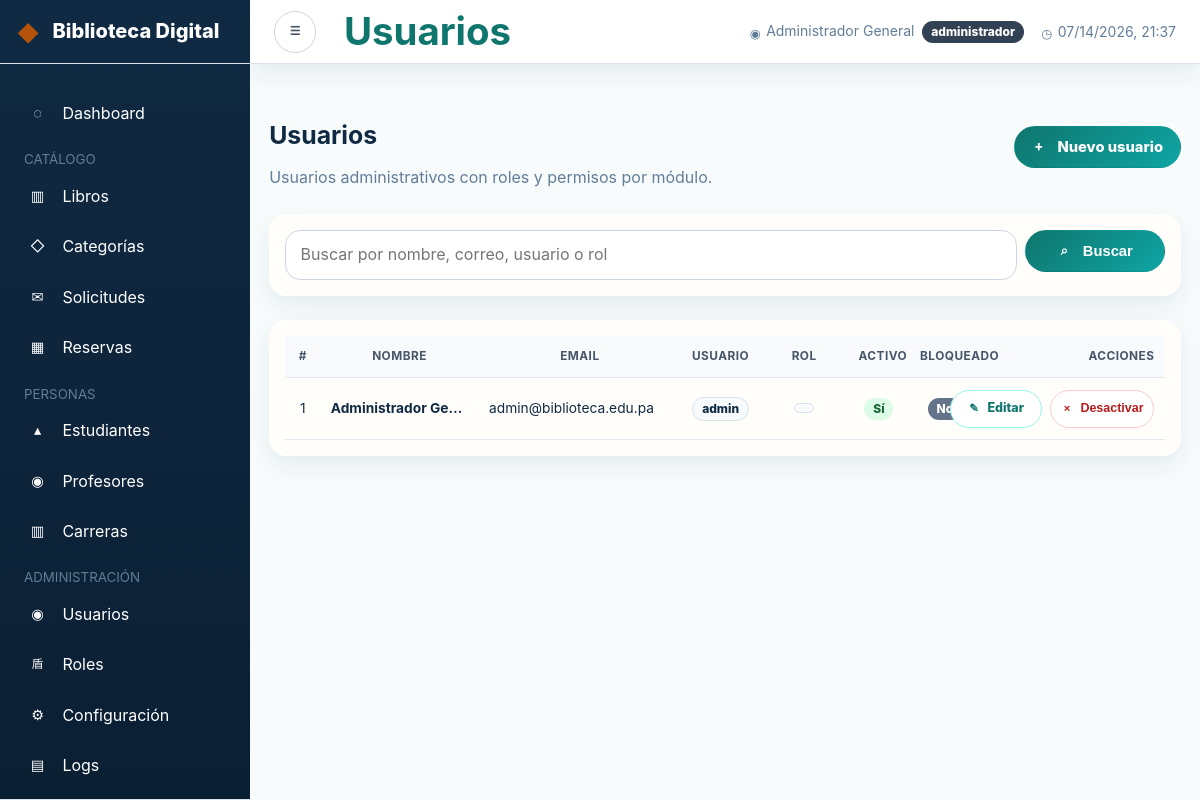
The app's page /public/index.php?mod=usuarios (signed in), older data.
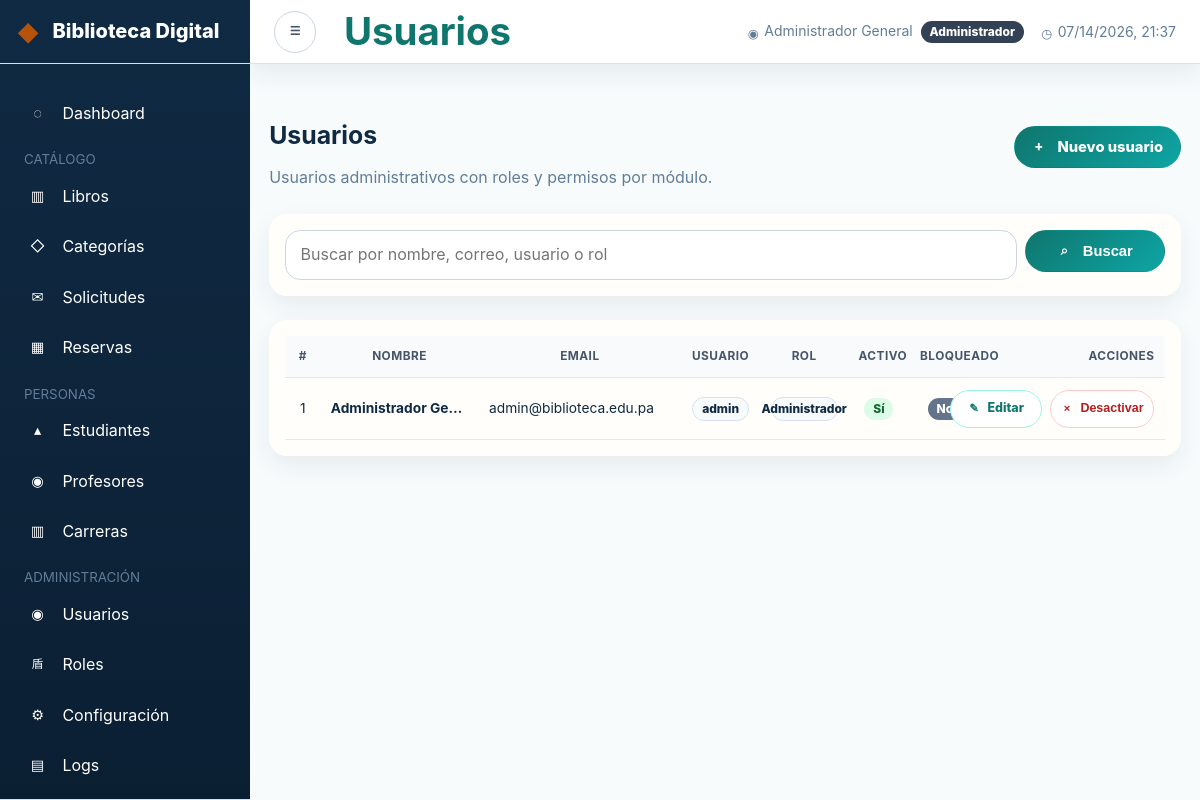
The same page, newer data.
### tables this page shows
CREATE TABLE `usuarios` (
    `id_usuario`        INT UNSIGNED NOT NULL AUTO_INCREMENT,
    `nombre`            VARCHAR(100) NOT NULL,
    `apellido`          VARCHAR(100) NOT NULL,
    `email`             VARCHAR(255) NOT NULL,
    `username`          VARCHAR(50) NOT NULL,
    `password_hash`     VARCHAR(255) NOT NULL,
    `rol`               ENUM('administrador','operador') NOT NULL DEFAULT 'operador',
    `id_rol`            INT UNSIGNED NULL,
    `activo`            TINYINT(1) NOT NULL DEFAULT 1,
    `intentos_fallidos` TINYINT(1) NOT NULL DEFAULT 0,
    `bloqueado`         TINYINT(1) NOT NULL DEFAULT 0,
    `ultimo_login`      DATETIME NULL,
    `firma_datos`       CHAR(64),
    `created_at`        DATETIME NOT NULL DEFAULT CURRENT_TIMESTAMP,
    `updated_at`        DATETIME NOT NULL DEFAULT CURRENT_TIMESTAMP ON UPDATE CURRENT_TIMESTAMP,
    PRIMARY KEY (`id_usuario`),
    UNIQUE KEY `uq_usuario_email` (`email`),
    UNIQUE KEY `uq_usuario_username` (`username`),
    KEY `idx_usuario_rol` (`id_rol`),
    CONSTRAINT `fk_usuario_rol`
        FOREIGN KEY (`id_rol`) REFERENCES `roles` (`id_rol`)
        ON DELETE SET NULL
);

### controllers/UsuarioController.php (called while the page is built, shortened)
<?php
class UsuarioController
{
    private UsuarioModel $modelo;
    public function __construct()
    {
        $this->modelo = new UsuarioModel();
    }
    public function index(): void
    {
        $busqueda = Sanitizador::texto($_GET['q'] ?? '');
        $pagina = max(1, Sanitizador::entero($_GET['pag'] ?? 1));
        $usuarios = $this->modelo->obtenerTodos($pagina, $busqueda);
        require_once SRC_PATH . '/views/usuarios/index.php';
    }
}

### public/index.php (called while the page is built, shortened)
<?php
$modDefault = isset($_SESSION['usuario']) ? 'dashboard' : 'portal';
$mod = Sanitizador::alfanumerico($_GET['mod'] ?? $modDefault);
$accion = Sanitizador::alfanumerico($_GET['accion'] ?? 'index');
switch ($mod) {
    case 'usuarios':
        $controller = new UsuarioController();
        break;
}
$controller->{$accion}();

### utilidades/Sanitizador.php (called while the page is built, shortened)
<?php
class Sanitizador
{
    public static function texto(string $valor): string
    {
        $valor = trim(strip_tags($valor));
        return preg_replace('/\s+/', ' ', $valor) ?? '';
    }
    public static function entero($valor): int
    {
        return filter_var($valor, FILTER_VALIDATE_INT) ?: 0;
    }
    public static function html(string $valor): string
    {
        return htmlspecialchars($valor, ENT_QUOTES | ENT_SUBSTITUTE, 'UTF-8');
    }
}

### models/UsuarioModel.php (called while the page is built, shortened)
<?php
class UsuarioModel implements IRepositorio
{
    private PDO $pdo;
    public function __construct()
    {
        $this->pdo = Conexion::obtenerInstancia()->getConexion();
    }
    public function obtenerTodos(int $pagina = 1, string $busqueda = ''): array
    {
        $offset = ($pagina - 1) * POR_PAGINA;
        $like = "%$busqueda%";
        $stmt = $this->pdo->prepare(
            'SELECT u.id_usuario, u.nombre, u.apellido, u.email, u.username, u.rol, u.id_rol,
                    COALESCE(r.nombre, u.rol) AS rol_nombre, u.activo, u.bloqueado, u.ultimo_login
             FROM usuarios u
             LEFT JOIN roles r ON r.id_rol = u.id_rol
             WHERE u.nombre LIKE ? OR u.apellido LIKE ? OR u.email LIKE ? OR u.username LIKE ? OR COALESCE(r.nombre,u.rol) LIKE ?
             ORDER BY u.nombre ASC
             LIMIT ? OFFSET ?'
        );
        $stmt->execute([$like, $like, $like, $like, $like, POR_PAGINA, $offset]);
        return $stmt->fetchAll();
    }
}

### utilidades/Env.php (called while the page is built, shortened)
<?php
final class Env
{
    public static function get(string $clave, mixed $default = null): mixed
    {
        $valor = getenv($clave);
        if ($valor !== false) {
            return $valor;
        }
        return $default;
    }
    public static function int(string $clave, int $default = 0): int
    {
        return (int) self::get($clave, $default);
    }
}

### conexion/Conexion.php (called while the page is built, shortened)
<?php
class Conexion
{
    private static ?Conexion $instancia = null;
    private function __construct()
    {
        $host = (string) Env::get('DB_HOST', 'localhost');
        $port = Env::int('DB_PORT', 3306);
        $name = (string) Env::get('DB_NAME', 'biblioteca_digital');
        $user = (string) Env::get('DB_USER', 'bib_app');
        $pass = (string) Env::get('DB_PASS', 'B!bl10t3c@_S3cur3#2025');
        $charset = (string) Env::get('DB_CHARSET', 'utf8mb4');
        $dsn = sprintf(
            'mysql:host=%s;port=%d;dbname=%s;charset=%s',
            $host,
            $port,
            $name,
            $charset
        );
        $opciones = [
            PDO::ATTR_ERRMODE            => PDO::ERRMODE_EXCEPTION,
            PDO::ATTR_DEFAULT_FETCH_MODE => PDO::FETCH_ASSOC,
            PDO::ATTR_EMULATE_PREPARES   => false,
            PDO::MYSQL_ATTR_FOUND_ROWS   => true,
        ];
    }
    public static function obtenerInstancia(): self
    {
        if (self::$instancia === null) {
            self::$instancia = new self();
        }
        return self::$instancia;
    }
}

### views/usuarios/index.php (the view, shortened to what the changed rows need)
<?php
$tituloPagina = 'Usuarios';
require_once SRC_PATH . '/views/layout/header.php';
?>
<div class="container py-4">
  <div class="d-flex justify-content-between align-items-center mb-4">
    <div>
      <h1 class="h3 mb-0">Usuarios</h1>
    </div>
  </div>
  <?php if (!empty($usuarios)): ?>
    <div class="card border-0 shadow-sm">
      <div class="card-body">
        <div class="table-responsive">
          <table class="table table-hover align-middle mb-0 admin-table admin-table-users">
            <thead class="table-light">
              <tr>
                <th>#</th><th>Nombre</th><th>Email</th><th>Usuario</th><th>Rol</th><th class="text-center">Activo</th><th class="text-center">Bloqueado</th><th class="text-end">Acciones</th>
              </tr>
            </thead>
            <tbody>
              <?php foreach ($usuarios as $usuario): ?>
                <tr>
                  <td><?= (int)($usuario['id_usuario'] ?? 0) ?></td>
                  <td class="fw-semibold"><?= Sanitizador::html(trim(($usuario['nombre'] ?? '') . ' ' . ($usuario['apellido'] ?? ''))) ?></td>
                  <td><?= Sanitizador::html($usuario['email'] ?? '') ?></td>
                  <td><span class="badge badge-nowrap bg-light text-dark border"><?= Sanitizador::html($usuario['username'] ?? '') ?></span></td>
                  <td><span class="badge badge-nowrap bg-light text-dark border"><?= Sanitizador::html($usuario['rol_nombre'] ?? $usuario['rol'] ?? '') ?></span></td>
                  <td class="text-center"><?= !empty($usuario['activo']) ? '<span class="badge text-bg-success">Sí</span>' : '<span class="badge text-bg-secondary">No</span>' ?></td>
                  <td class="text-center"><?= !empty($usuario['bloqueado']) ? '<span class="badge text-bg-danger">Sí</span>' : '<span class="badge text-bg-secondary">No</span>' ?></td>
                  <td class="text-end table-actions-cell">
                    <div class="table-actions">
                      <a href="<?= BASE_URL ?>/index.php?mod=usuarios&accion=form&id=<?= (int)$usuario['id_usuario'] ?>" class="btn btn-sm btn-outline-primary"><i class="bi bi-pencil-square"></i> Editar</a>
                      <?php if (!empty($usuario['activo'])): ?>
                        <form method="POST" action="<?= BASE_URL ?>/index.php?mod=usuarios&accion=eliminar" class="m-0" onsubmit="return confirm('¿Desactivar este usuario?');">
                          <button class="btn btn-sm btn-outline-danger"><i class="bi bi-trash"></i> Desactivar</button>
                        </form>
                      <?php else: ?><span class="text-muted small">Desactivado</span><?php endif; ?>
                    </div>
                  </td>
                </tr>
              <?php endforeach; ?>
            </tbody>
          </table>
        </div>
      </div>
    </div>
  <?php else: ?><div class="alert alert-info">No hay usuarios registrados.</div><?php endif; ?>
</div>
<?php require_once SRC_PATH . '/views/layout/footer.php'; ?>

### views/layout/navbar.php (shortened to what the changed rows need)
<nav class="navbar navbar-expand-lg bg-white border-bottom shadow-sm px-4 py-2">
  <button id="sidebarToggle" class="btn btn-sm btn-outline-secondary me-3"><i class="bi bi-list"></i></button>
  <span class="navbar-brand fw-semibold text-primary mb-0 h1"><?= Sanitizador::html($tituloPagina ?? '') ?></span>
  <div class="ms-auto d-flex align-items-center gap-3">
    <span class="text-muted small"><i class="bi bi-person-circle me-1"></i><?= Sanitizador::html($_SESSION['usuario']['nombre'] ?? '') ?> <span class="badge bg-secondary ms-1"><?= Sanitizador::html($_SESSION['usuario']['rol_nombre'] ?? $_SESSION['usuario']['rol'] ?? '') ?></span></span>
    <span class="text-muted small" id="horaPanama"><i class="bi bi-clock me-1"></i><?= date('d/m/Y H:i') ?></span>
  </div>
</nav>

Row changes from the older to the newer data that the page shows:
changed usuarios "admin@biblioteca.edu.pa": rol (not shown) → "Administrador"; username "administrador" → (not shown)
Text that changed along with them:
text now shown: "Administrador"
